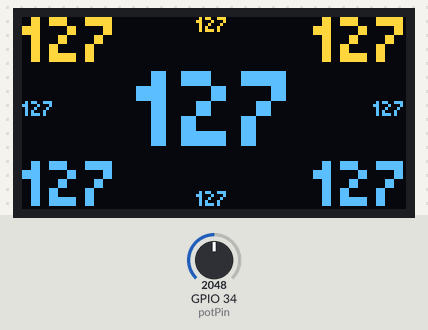
A sketch run on a simulated ESP32. Parts: 128×64 one-colour display. The inputs (shaded band) are chosen by the test bench; at power-on: GPIO 34 (potPin) = 2048. The OLED is the two-colour kind (top 16 rows yellow).

Above: at 1.5 s.
1.6 s: GPIO 34 (potPin) set to 2866
At 2.0 s:
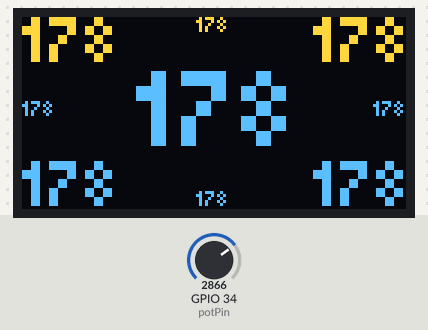
3.1 s: GPIO 34 (potPin) set to 3603
At 4.0 s:
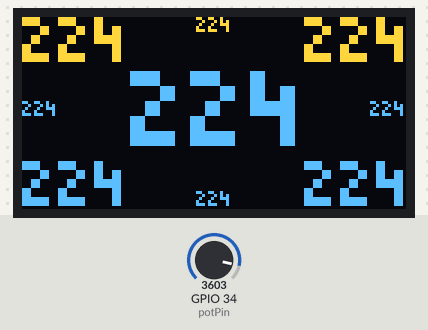
4.6 s: GPIO 34 (potPin) set to 4095
At 4.9 s:
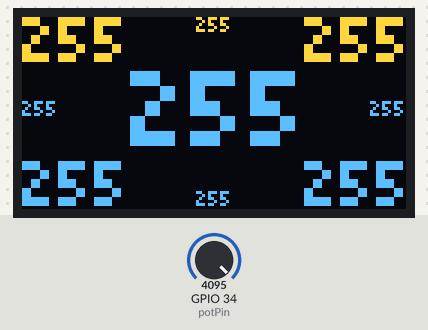
Timing chart, 0 to 7.6 s (numbered marks = the images above; inputs shaded):
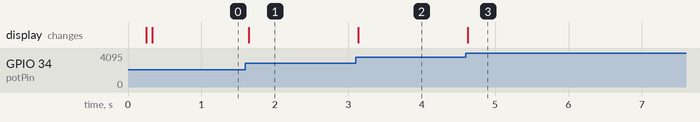

The sketch:

ssd1306_fontAligns.ino
```cpp
#include <Wire.h>
#include <Adafruit_GFX.h>
#include <Adafruit_SSD1306.h>
#include <Fonts/Picopixel.h>

#define SCREEN_ADDRESS 0x3C
Adafruit_SSD1306 display(128, 64, &Wire, -1);

#define potPin 34


/************************************************/
/* Funktion zum Ausrichten der STANDARD-Schrift */
/************************************************/

void standardFontAlign(const String &lorem, int option, int x, int y, int fontScale, int fontColor){

  int16_t x1, y1;
  uint16_t w, h;

  display.setTextSize(fontScale);
  display.setTextColor(fontColor);
  display.getTextBounds(lorem, x, y, &x1, &y1, &w, &h);       //Größe des Textes berechnen

  if(option == 0){
    display.setCursor(x-w/2, y);                              //MITTE OBEN

  } else if(option == 1){
    display.setCursor(x-w, y);                                //RECHTS OBEN

  } else if(option == 2){
    display.setCursor(x-w, y-h/2);                            //RECHTS MITTE

  } else if(option == 3){
    display.setCursor(x-w, y-h);                              //RECHTS UNTEN

  } else if(option == 4){
    display.setCursor(x-w/2, y-h);                            //MITTE UNTEN

  } else if(option == 5){
    display.setCursor(x, y-h);                                //LINKS UNTEN

  } else if(option == 6){
    display.setCursor(x, y-h/2);                              //LINKS MITTE

  } else if(option == 7){
    display.setCursor(x, y);                                  //LINKS OBEN

  } else if(option == 8){
    display.setCursor(x-w/2, y-h/2);                          //MITTE MITTE

  }

  display.print(lorem);

}


/******************************************************/
/* Funktion zum Ausrichten SELBST GEWÄHLTER Schriften */
/******************************************************/
void customFontAlign(const String &lorem, int option, int x, int y, int fontScale, int fontColor){

  int16_t x1, y1;
  uint16_t w, h;

  display.setTextSize(fontScale);
  display.setTextColor(fontColor);
  display.getTextBounds(lorem, x, y, &x1, &y1, &w, &h);         //Größe des Textes berechnen

  if(option == 0){
    display.setCursor(x-w/2, y+h-fontScale);                              //MITTE OBEN

  } else if(option == 1){
    display.setCursor(x-w, y+h-fontScale);                                //RECHTS OBEN

  } else if(option == 2){
    display.setCursor(x-w, y+h/2-fontScale);                              //RECHTS MITTE

  } else if(option == 3){
    display.setCursor(x-w, y-fontScale);                                  //RECHTS UNTEN

  } else if(option == 4){
    display.setCursor(x-w/2, y-fontScale);                            	  //MITTE UNTEN

  } else if(option == 5){
    display.setCursor(x, y-fontScale);                                	  //LINKS UNTEN

  } else if(option == 6){
    display.setCursor(x, y+h/2-fontScale);				                        //LINKS MITTE

  } else if(option == 7){
    display.setCursor(x, y+h-fontScale);                                  //LINKS OBEN

  } else if(option == 8){
    display.setCursor(x-w/2, y+h/2-fontScale);				                    //MITTE MITTE

  }

  display.print(lorem);

}


void setup() {

  Serial.begin(9600);
  delay(250);
  display.begin(SSD1306_SWITCHCAPVCC, SCREEN_ADDRESS);

  display.clearDisplay();

  display.setTextWrap(false);
  display.setFont(&Picopixel);      //muss auskommentiert werden, wenn man standardFontAlign verwenden möchte

  display.display();

}

void loop() {

  int potValue = map(analogRead(potPin),0,4095,0,255);

  display.clearDisplay();


  customFontAlign(String(potValue), 0, 63, 0, 1, 1);
  customFontAlign(String(potValue), 1, 127, 0, 3, 1);
  customFontAlign(String(potValue), 2, 127, 31, 1, 1);
  customFontAlign(String(potValue), 3, 127, 63, 3, 1);
  customFontAlign(String(potValue), 4, 63, 63, 1, 1);
  customFontAlign(String(potValue), 5, 0, 63, 3, 1);
  customFontAlign(String(potValue), 6, 0, 31, 1, 1);
  customFontAlign(String(potValue), 7, 0, 0, 3, 1);
  customFontAlign(String(potValue), 8, 63, 31, 5, 1);


/*
  standardFontAlign(String(potValue), 0, 63, 0, 1, 1);
  standardFontAlign(String(potValue), 1, 127, 0, 2, 1);
  standardFontAlign(String(potValue), 2, 127, 31, 1, 1);
  standardFontAlign(String(potValue), 3, 127, 63, 2, 1);
  standardFontAlign(String(potValue), 4, 63, 63, 1, 1);
  standardFontAlign(String(potValue), 5, 0, 63, 2, 1);
  standardFontAlign(String(potValue), 6, 0, 31, 1, 1);
  standardFontAlign(String(potValue), 7, 0, 0, 2, 1);
  standardFontAlign(String(potValue), 8, 63, 31, 3, 1);
*/

  display.display();

}
```

Measured:
- after the input at 1.6 s, the display: changes at once (image 1)
- after the input at 3.1 s, the display: changes at once (image 2)
- after the input at 4.6 s, the display: changes at once (image 3)
